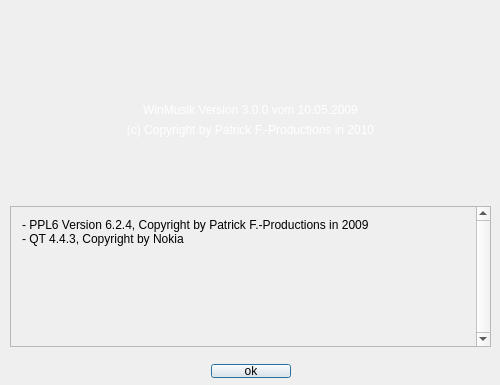
<?xml version="1.0" encoding="UTF-8"?>
<ui version="4.0">
 <class>AboutClass</class>
 <widget class="QDialog" name="AboutClass">
  <property name="geometry">
   <rect>
    <x>0</x>
    <y>0</y>
    <width>500</width>
    <height>385</height>
   </rect>
  </property>
  <property name="minimumSize">
   <size>
    <width>500</width>
    <height>385</height>
   </size>
  </property>
  <property name="maximumSize">
   <size>
    <width>500</width>
    <height>385</height>
   </size>
  </property>
  <property name="windowTitle">
   <string>About</string>
  </property>
  <property name="windowIcon">
   <iconset resource="../resources.qrc">
    <normaloff>:/logo/resources/icon64.png</normaloff>:/logo/resources/icon64.png</iconset>
  </property>
  <property name="styleSheet">
   <string notr="true"/>
  </property>
  <widget class="QLabel" name="label">
   <property name="geometry">
    <rect>
     <x>0</x>
     <y>0</y>
     <width>501</width>
     <height>301</height>
    </rect>
   </property>
   <property name="text">
    <string/>
   </property>
   <property name="pixmap">
    <pixmap resource="../resources.qrc">:/other/resources/aboutbg.png</pixmap>
   </property>
  </widget>
  <widget class="QLabel" name="wmVersion">
   <property name="geometry">
    <rect>
     <x>0</x>
     <y>100</y>
     <width>501</width>
     <height>20</height>
    </rect>
   </property>
   <property name="palette">
    <palette>
     <active>
      <colorrole role="WindowText">
       <brush brushstyle="SolidPattern">
        <color alpha="255">
         <red>255</red>
         <green>255</green>
         <blue>255</blue>
        </color>
       </brush>
      </colorrole>
      <colorrole role="Text">
       <brush brushstyle="SolidPattern">
        <color alpha="255">
         <red>255</red>
         <green>255</green>
         <blue>255</blue>
        </color>
       </brush>
      </colorrole>
      <colorrole role="ButtonText">
       <brush brushstyle="SolidPattern">
        <color alpha="255">
         <red>255</red>
         <green>255</green>
         <blue>255</blue>
        </color>
       </brush>
      </colorrole>
     </active>
     <inactive>
      <colorrole role="WindowText">
       <brush brushstyle="SolidPattern">
        <color alpha="255">
         <red>255</red>
         <green>255</green>
         <blue>255</blue>
        </color>
       </brush>
      </colorrole>
      <colorrole role="Text">
       <brush brushstyle="SolidPattern">
        <color alpha="255">
         <red>255</red>
         <green>255</green>
         <blue>255</blue>
        </color>
       </brush>
      </colorrole>
      <colorrole role="ButtonText">
       <brush brushstyle="SolidPattern">
        <color alpha="255">
         <red>255</red>
         <green>255</green>
         <blue>255</blue>
        </color>
       </brush>
      </colorrole>
     </inactive>
     <disabled>
      <colorrole role="WindowText">
       <brush brushstyle="SolidPattern">
        <color alpha="255">
         <red>255</red>
         <green>255</green>
         <blue>255</blue>
        </color>
       </brush>
      </colorrole>
      <colorrole role="Text">
       <brush brushstyle="SolidPattern">
        <color alpha="255">
         <red>255</red>
         <green>255</green>
         <blue>255</blue>
        </color>
       </brush>
      </colorrole>
      <colorrole role="ButtonText">
       <brush brushstyle="SolidPattern">
        <color alpha="255">
         <red>255</red>
         <green>255</green>
         <blue>255</blue>
        </color>
       </brush>
      </colorrole>
     </disabled>
    </palette>
   </property>
   <property name="styleSheet">
    <string>color: white;</string>
   </property>
   <property name="text">
    <string>WinMusik Version 3.0.0 vom 10.05.2009</string>
   </property>
   <property name="alignment">
    <set>Qt::AlignCenter</set>
   </property>
  </widget>
  <widget class="QLabel" name="wmCopyright">
   <property name="geometry">
    <rect>
     <x>0</x>
     <y>120</y>
     <width>501</width>
     <height>20</height>
    </rect>
   </property>
   <property name="styleSheet">
    <string>color: white;</string>
   </property>
   <property name="text">
    <string>(c) Copyright by Patrick F.-Productions in 2010</string>
   </property>
   <property name="alignment">
    <set>Qt::AlignCenter</set>
   </property>
  </widget>
  <widget class="QWidget" name="horizontalLayoutWidget">
   <property name="geometry">
    <rect>
     <x>0</x>
     <y>353</y>
     <width>501</width>
     <height>36</height>
    </rect>
   </property>
   <layout class="QHBoxLayout" name="horizontalLayout">
    <item>
     <spacer name="horizontalSpacer">
      <property name="orientation">
       <enum>Qt::Horizontal</enum>
      </property>
      <property name="sizeHint" stdset="0">
       <size>
        <width>40</width>
        <height>20</height>
       </size>
      </property>
     </spacer>
    </item>
    <item>
     <widget class="QPushButton" name="okButton">
      <property name="styleSheet">
       <string notr="true"/>
      </property>
      <property name="text">
       <string>ok</string>
      </property>
      <property name="icon">
       <iconset resource="../resources.qrc">
        <normaloff>:/icons/resources/button_ok.png</normaloff>:/icons/resources/button_ok.png</iconset>
      </property>
     </widget>
    </item>
    <item>
     <spacer name="horizontalSpacer_2">
      <property name="orientation">
       <enum>Qt::Horizontal</enum>
      </property>
      <property name="sizeHint" stdset="0">
       <size>
        <width>40</width>
        <height>20</height>
       </size>
      </property>
     </spacer>
    </item>
   </layout>
  </widget>
  <widget class="QScrollArea" name="scrollArea">
   <property name="geometry">
    <rect>
     <x>10</x>
     <y>206</y>
     <width>481</width>
     <height>141</height>
    </rect>
   </property>
   <property name="autoFillBackground">
    <bool>false</bool>
   </property>
   <property name="frameShape">
    <enum>QFrame::StyledPanel</enum>
   </property>
   <property name="frameShadow">
    <enum>QFrame::Sunken</enum>
   </property>
   <property name="lineWidth">
    <number>1</number>
   </property>
   <property name="midLineWidth">
    <number>0</number>
   </property>
   <property name="verticalScrollBarPolicy">
    <enum>Qt::ScrollBarAlwaysOn</enum>
   </property>
   <property name="widgetResizable">
    <bool>true</bool>
   </property>
   <widget class="QWidget" name="scrollAreaWidgetContents">
    <property name="geometry">
     <rect>
      <x>0</x>
      <y>0</y>
      <width>464</width>
      <height>139</height>
     </rect>
    </property>
    <layout class="QVBoxLayout" name="verticalLayout">
     <item>
      <widget class="QLabel" name="libs">
       <property name="text">
        <string>- PPL6 Version 6.2.4, Copyright by Patrick F.-Productions in 2009
- QT 4.4.3, Copyright by Nokia
</string>
       </property>
       <property name="scaledContents">
        <bool>false</bool>
       </property>
       <property name="alignment">
        <set>Qt::AlignLeading|Qt::AlignLeft|Qt::AlignTop</set>
       </property>
       <property name="wordWrap">
        <bool>true</bool>
       </property>
      </widget>
     </item>
    </layout>
   </widget>
  </widget>
 </widget>
 <layoutdefault spacing="6" margin="11"/>
 <resources>
  <include location="../../resources.qrc"/>
 </resources>
 <connections/>
</ui>
